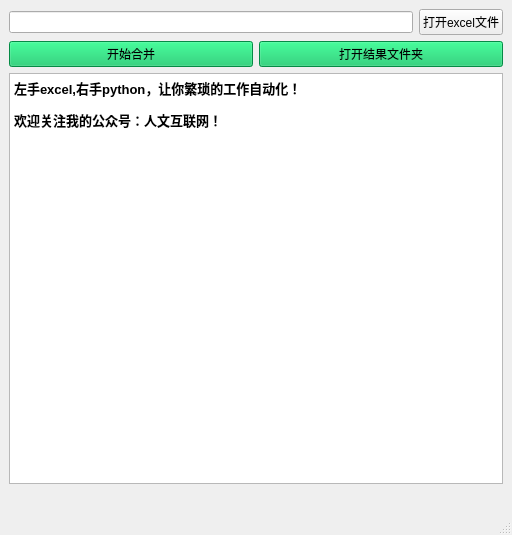
<?xml version="1.0" encoding="UTF-8"?>
<ui version="4.0">
 <class>mainWindow</class>
 <widget class="QMainWindow" name="mainWindow">
  <property name="geometry">
   <rect>
    <x>0</x>
    <y>0</y>
    <width>512</width>
    <height>535</height>
   </rect>
  </property>
  <property name="windowTitle">
   <string>人文互联网-高效办公工具分享</string>
  </property>
  <widget class="QWidget" name="centralwidget">
   <layout class="QVBoxLayout" name="verticalLayout">
    <item>
     <layout class="QGridLayout" name="gridLayout_2">
      <item row="0" column="0">
       <widget class="QLineEdit" name="lineEdit_filepath"/>
      </item>
      <item row="0" column="1">
       <widget class="QPushButton" name="open_filepath">
        <property name="styleSheet">
         <string notr="true">font: 11pt &quot;黑体&quot;;</string>
        </property>
        <property name="text">
         <string>打开excel文件</string>
        </property>
       </widget>
      </item>
     </layout>
    </item>
    <item>
     <layout class="QHBoxLayout" name="horizontalLayout">
      <item>
       <widget class="QPushButton" name="pushbutton_start">
        <property name="styleSheet">
         <string notr="true">background-color: rgb(7, 193, 96);
font: 11pt &quot;Agency FB&quot;;
font: 11pt &quot;黑体&quot;;</string>
        </property>
        <property name="text">
         <string>开始合并</string>
        </property>
       </widget>
      </item>
      <item>
       <widget class="QPushButton" name="pushbutton_openfolder">
        <property name="styleSheet">
         <string notr="true">background-color: rgb(7, 193, 96);
font: 11pt &quot;黑体&quot;;</string>
        </property>
        <property name="text">
         <string>打开结果文件夹</string>
        </property>
       </widget>
      </item>
     </layout>
    </item>
    <item>
     <widget class="QTextEdit" name="textEdit">
      <property name="html">
       <string>&lt;!DOCTYPE HTML PUBLIC &quot;-//W3C//DTD HTML 4.0//EN&quot; &quot;http://www.w3.org/TR/REC-html40/strict.dtd&quot;&gt;
&lt;html&gt;&lt;head&gt;&lt;meta name=&quot;qrichtext&quot; content=&quot;1&quot; /&gt;&lt;style type=&quot;text/css&quot;&gt;
p, li { white-space: pre-wrap; }
&lt;/style&gt;&lt;/head&gt;&lt;body style=&quot; font-family:'SimSun'; font-size:10.8pt; font-weight:400; font-style:normal;&quot;&gt;
&lt;p style=&quot; margin-top:12px; margin-bottom:12px; margin-left:0px; margin-right:0px; -qt-block-indent:0; text-indent:0px;&quot;&gt;&lt;span style=&quot; font-size:10pt; font-weight:600;&quot;&gt;左手excel,右手python，让你繁琐的工作自动化！&lt;/span&gt;&lt;/p&gt;
&lt;p style=&quot; margin-top:12px; margin-bottom:12px; margin-left:0px; margin-right:0px; -qt-block-indent:0; text-indent:0px;&quot;&gt;&lt;span style=&quot; font-size:10pt; font-weight:600;&quot;&gt;欢迎关注我的公众号：人文互联网！&lt;/span&gt;&lt;/p&gt;&lt;/body&gt;&lt;/html&gt;</string>
      </property>
     </widget>
    </item>
    <item>
     <widget class="QLabel" name="label">
      <property name="text">
       <string>&lt;html&gt;&lt;head/&gt;&lt;body&gt;&lt;p align=&quot;center&quot;&gt;&lt;img src=&quot;:/qrcode/wechat_search.png&quot;/&gt;&lt;/p&gt;&lt;/body&gt;&lt;/html&gt;</string>
      </property>
     </widget>
    </item>
   </layout>
  </widget>
  <widget class="QStatusBar" name="statusbar"/>
 </widget>
 <resources>
  <include location="../images/imgcode.qrc"/>
 </resources>
 <connections/>
</ui>
